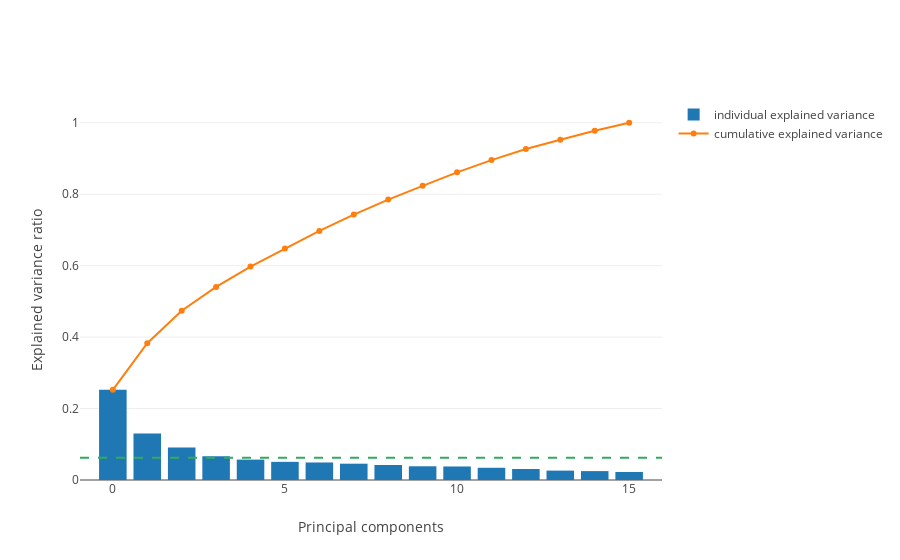

The cell this chart's notebook holds for it:
### Markdown cell above
### Explained variance

How much of the variance in the data is explained by each successive component?

### Code cell
plot_explained_variance(pca)

### Figure 1 — Plotly figure (JSON) as saved in the notebook; plotly's stock layout.template omitted (floating-point values rounded to 4 significant figures)
{"data": [{"name": "individual explained variance", "type": "bar", "y": [0.2525, 0.1303, 0.09113, 0.06649, 0.05708, 0.05082, 0.04905, 0.04563, 0.04204, 0.03837, 0.03785, 0.03423, 0.03089, 0.02628, 0.02489, 0.0225]}, {"name": "cumulative explained variance", "type": "scatter", "y": [0.2525, 0.3828, 0.4739, 0.5404, 0.5975, 0.6483, 0.6973, 0.743, 0.785, 0.8234, 0.8612, 0.8954, 0.9263, 0.9526, 0.9775, 1.0]}], "layout": {"shapes": [{"line": {"color": "rgb(50, 171, 96)", "dash": "dash", "width": 2}, "type": "line", "x0": 0, "x1": 1, "xref": "paper", "y0": 0.0625, "y1": 0.0625}], "xaxis": {"title": "Principal components"}, "yaxis": {"title": "Explained variance ratio"}}}
